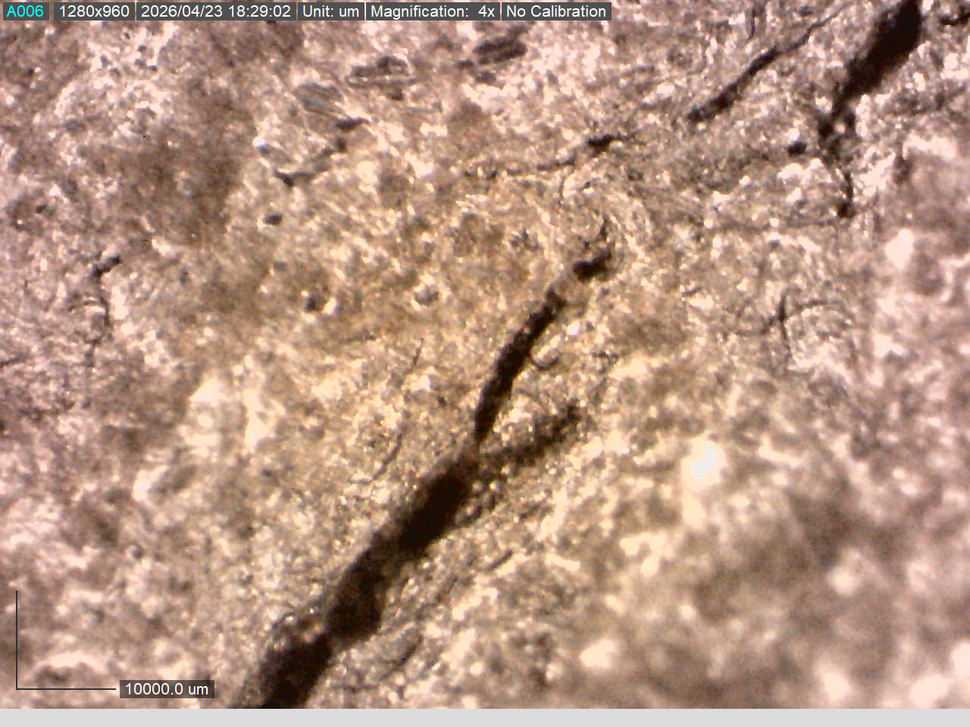
#> input picture images/aa-05.tif, 970 x 727 px, shrunk from 1280 x 960 before the run, found by its file name
$ python matched_filter_ccd.py   (older library calls are emulated)
#> lines starting #> are read from the running program, lines starting #| are printed output that depends on the picture; after the words box and inside, x2 and y2 are one past the last pixel; in counts of white or black regions, pixels touching at a corner belong together
import cv2
import numpy as np
import matplotlib.pyplot as plt

image_names = [
    # "cc-8.tif",
    # "aa-00.tif",
    # "aa-01.tif",
    # "aa-02.tif",
    # "aa-03.tif",
    # "aa-04.tif",
    "aa-05.tif",
    "aa-06.tif",
    "aa-07.tif",
    "aa-08.tif",
    "aa-09.tif",
    # "aa-10.tif",
    # "aa-11.tif",
]


def generate_kernels(
    sigma: float = 2.0, L: int = 9, angle_step: int = 15
) -> list[np.ndarray]:
    """
    Generates zero-mean Gaussian matched filter kernels.
    """
#> called with sigma = 8, L = 36, angle_step = 15
    templates = []

    half_x = int(np.ceil(3 * sigma))
    half_y = int(np.ceil(L / 2))
    grid_size = max(half_x, half_y) + 2

    y, x = np.mgrid[-grid_size : grid_size + 1, -grid_size : grid_size + 1]

    for angle in range(0, 180, angle_step):
        theta = np.deg2rad(angle)

        x_rot = x * np.cos(theta) - y * np.sin(theta)
        y_rot = x * np.sin(theta) + y * np.cos(theta)

        mask = (np.abs(x_rot) <= 3 * sigma) & (np.abs(y_rot) <= L / 2)

        kernel = np.zeros_like(x, dtype=np.float32)
        kernel[mask] = -np.exp(-(x_rot[mask] ** 2) / (2 * sigma**2))

        mean_val = np.mean(kernel[mask])
        kernel[mask] = kernel[mask] - mean_val

        templates.append(kernel)

    return templates


def apply_matched_filter(
    image_path: str, templates: list[np.ndarray], threshold: float = 0.50
):
    """
    Loads image, applies matched filter templates, thresholds result.
    """
#> called with image_path = 'aa-05.tif', threshold = 0.5
    img = cv2.imread(f"images/{image_path}", cv2.IMREAD_GRAYSCALE)
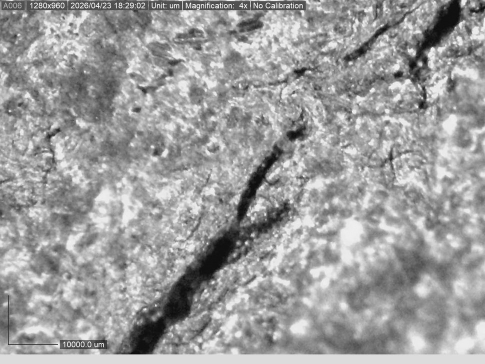
#> img: shape (727, 970) (shown at 1/2 size); min 4, max 255, mean 156.6
    if img is None:
        print(f"Warning: Could not load {image_path}. Skipping.")
        return None, None

    img_blur = cv2.blur(img, (5, 5)).astype(np.float32)
    max_response = np.zeros_like(img_blur)

    for kernel in templates:
        response = cv2.filter2D(img_blur, cv2.CV_32F, kernel)
        max_response = np.maximum(max_response, response)
#> this loop made 12 passes
#> pass 1, in apply_matched_filter, `response = cv2.filter2D(img_blur, cv2.CV_32F, kernel)`:
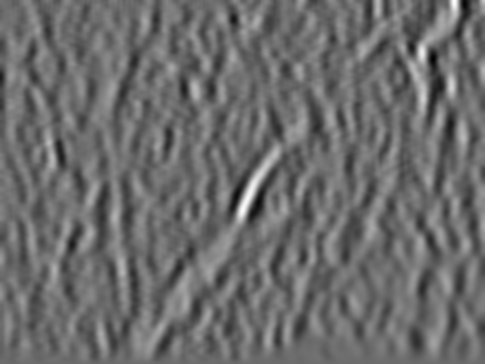
#> response: shape (727, 970) float32 (shown at 1/2 size); min -23920.9, max 32579.9, mean 0; drawn with min black and max white
#> pass 1, in apply_matched_filter, `max_response = np.maximum(max_response, response)`:
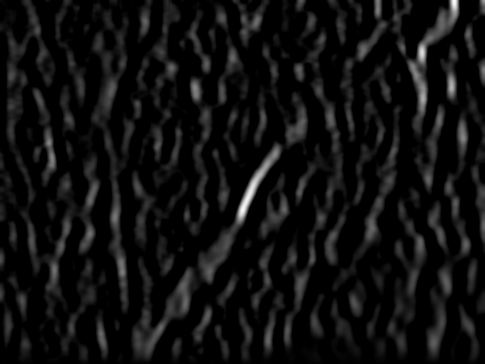
#> max_response: shape (727, 970) float32 (shown at 1/2 size); min 0, max 32579.9, mean 2038.4; drawn with min black and max white
#> after the loop:
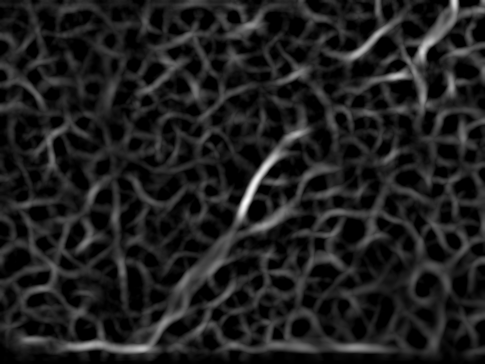
#> max_response: shape (727, 970) float32 (shown at 1/2 size); min 0, max 37340.6, mean 4559.1; drawn with min black and max white

    dst_array = np.zeros_like(max_response)
    normalized_response = cv2.normalize(
        max_response, dst_array, 0.0, 1.0, cv2.NORM_MINMAX
    )

    _, binary_crack = cv2.threshold(
        normalized_response, threshold, 1.0, cv2.THRESH_BINARY
    )
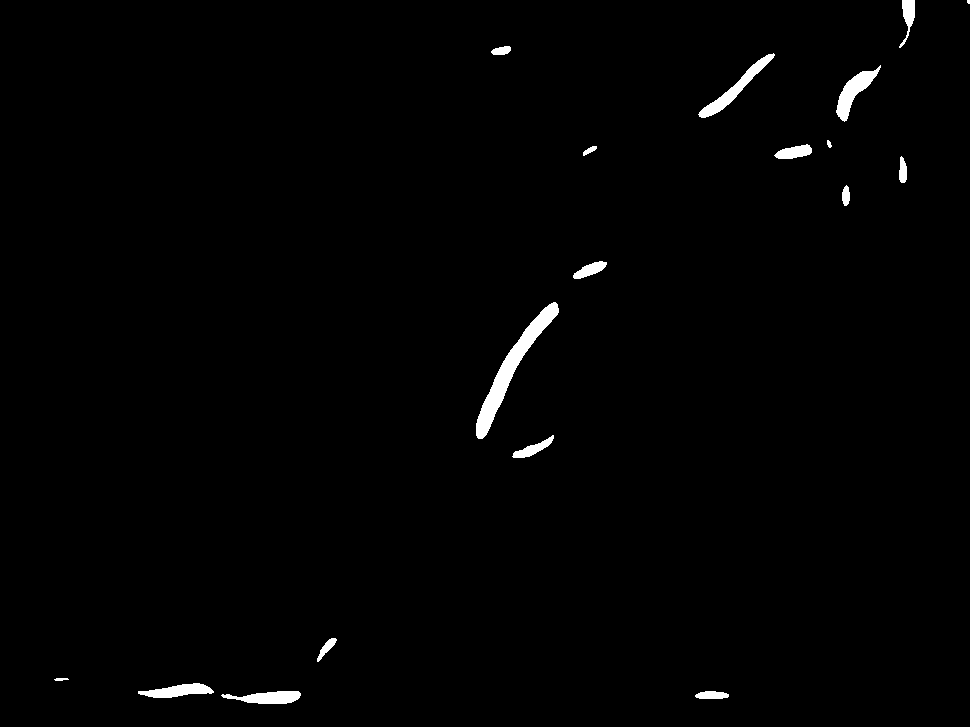
#> binary_crack: shape (727, 970) float32; values 0 (black) and 1 (white), 1.1% white; 18 white regions (1 under 20 px), largest, box (x1, y1, x2, y2) and area: (476, 302, 559, 439) 2228, (698, 53, 775, 118) 920, (836, 65, 881, 122) 860

    return (binary_crack * 255).astype(np.uint8), max_response

def ccd(binary_image, min_size=50):
    """
    Remove noise by filtering small connected components.
    """
#> called with min_size = 100
    num_lables, labels = cv2.connectedComponents(binary_image)
#> labels: shape (727, 970) int32; 19 distinct labels, from 0 to 18
#> num_lables = 19

    cleaned = np.zeros_like(binary_image)
    for label in range(1, num_lables):
        component_mask = (labels == label)
        if np.sum(component_mask) >= min_size:
            cleaned[component_mask] = 255

    return cleaned


def setup_plot(
    image_name: str,
    templates_large: list[np.ndarray],
) -> None:
    """
    Processes the image and plots the original vs both large-crack detection methods.
    """
    result_large_kernel, _ = apply_matched_filter(image_name, templates_large)

    if result_large_kernel is None:
        return

    cleaned = ccd(result_large_kernel, min_size=100)

    if cleaned is None:
        return

    plt.figure(figsize=(15, 5))
    orig = cv2.imread(f"images/{image_name}", cv2.IMREAD_COLOR_RGB)

    assert orig is not None

    orig[cleaned == 255] = [255, 0, 0] # red
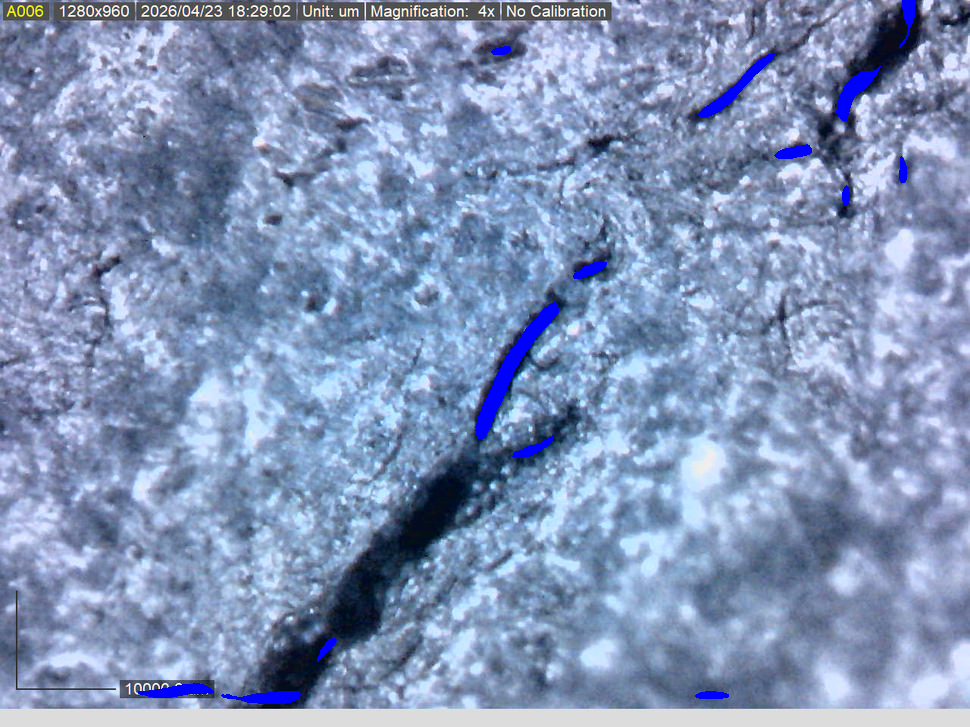
#> orig: shape (727, 970, 3); mean B, G, R 184.1, 148.2, 130.1

    plt.subplot(1, 2, 1)
    plt.title(f"Original: {image_name}")
    plt.imshow(orig, cmap="gray")
    plt.axis("off")

    plt.subplot(1, 2, 2)
    plt.title("Bigger Kernel (sigma=4.0, L=18)")
    plt.imshow(cleaned, cmap="gray")
    plt.axis("off")

    plt.tight_layout()
    plt.savefig(f"figures/matched-filter-ccd/{image_name}_Template.png")


if __name__ == "__main__":
    assert image_names is not None, "image_names is not instantiated."
    assert len(image_names) > 0, "No image names were provided"
    assert len(image_names) <= 5, "Please limit the number of images to 5"

    """
    ==================== CONVOLUTION KERNELS ====================
    """
    # standard templates for downsampled image
    templates = generate_kernels(sigma=8.0, L=36, angle_step=15)

    """
    ==================== EXECUTION ====================
    """
    for filename in image_names:
        setup_plot(filename, templates)
#> pass 2 of the loop `for filename in image_names:`:
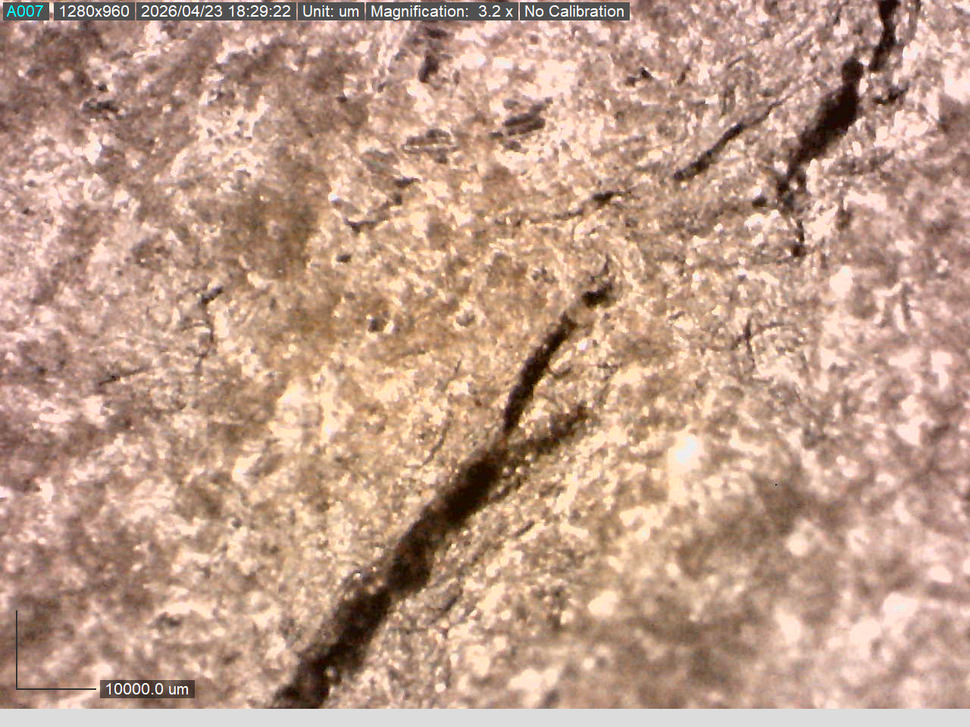
#> input picture images/aa-06.tif, 970 x 727 px, shrunk from 1280 x 960 before the run, found by its file name
#> in apply_matched_filter (call 2), `_, binary_crack = cv2.threshold( normalized_response, threshold, 1.0, ..`:
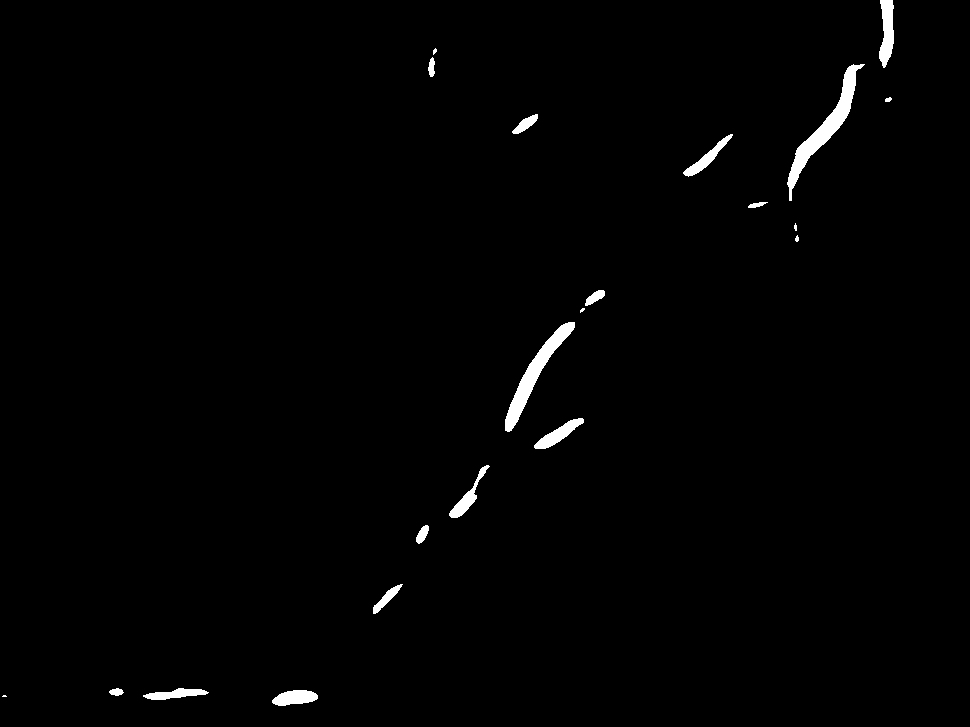
#> binary_crack: shape (727, 970) float32; values 0 (black) and 1 (white), 1.1% white; 21 white regions (4 under 20 px), largest, box (x1, y1, x2, y2) and area: (787, 64, 865, 201) 1915, (505, 322, 575, 432) 1630, (879, 0, 894, 68) 714
#> in setup_plot (call 2), `orig[cleaned == 255] = [255, 0, 0]`:
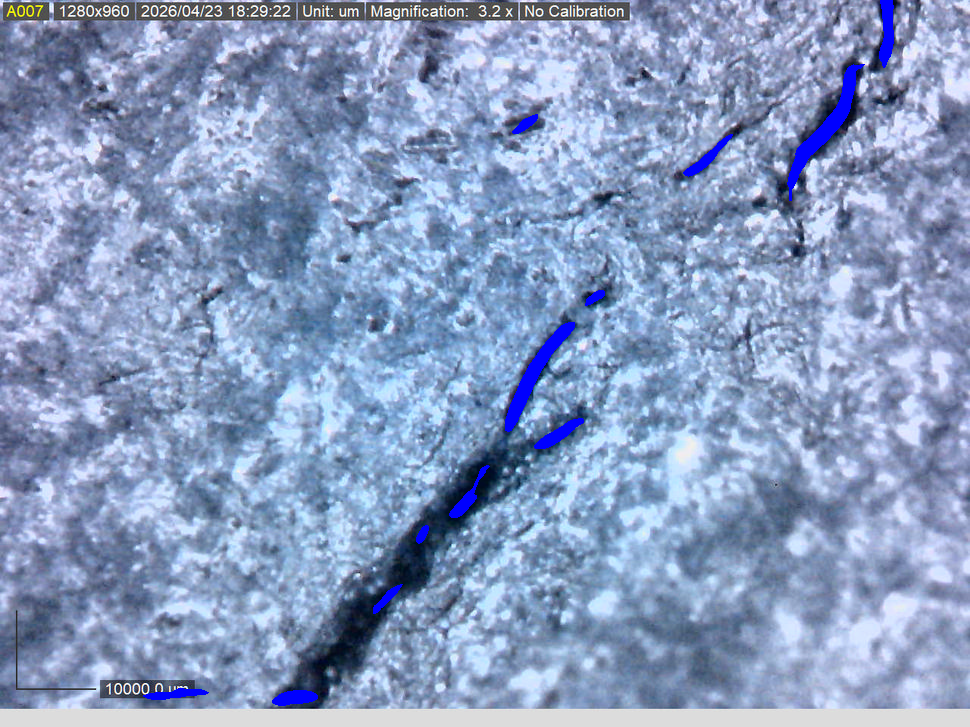
#> orig: shape (727, 970, 3); mean B, G, R 192.3, 155.9, 137
#> pass 3 of the loop `for filename in image_names:`:
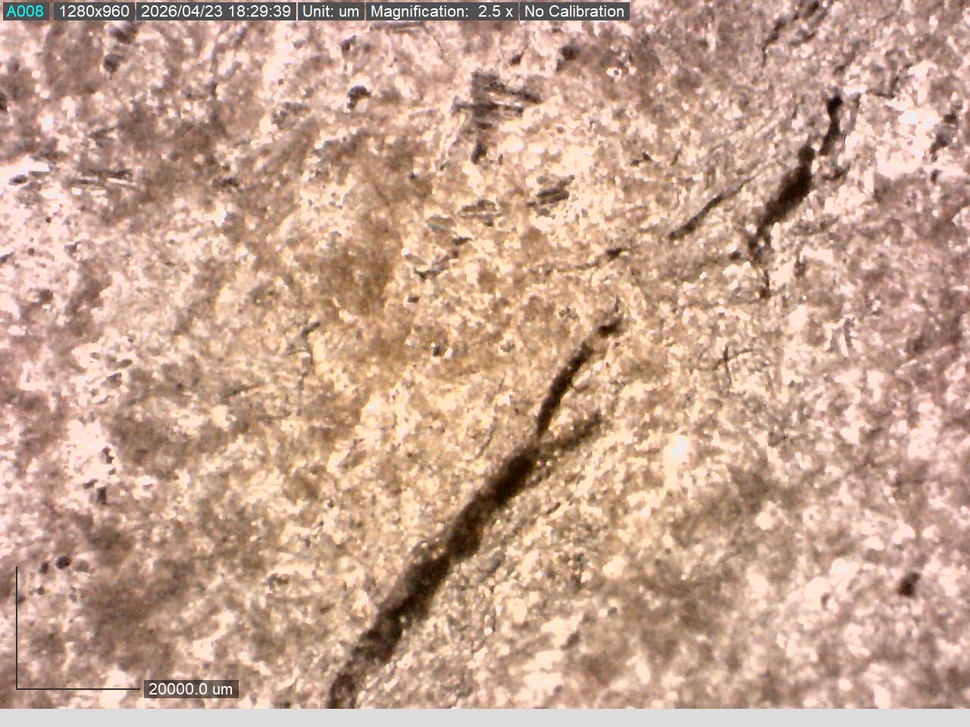
#> input picture images/aa-07.tif, 970 x 727 px, shrunk from 1280 x 960 before the run, found by its file name
#> after the loop in apply_matched_filter (call 3), `for kernel in templates:`:
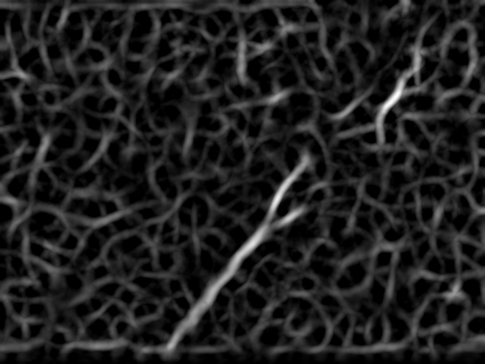
#> max_response: shape (727, 970) float32 (shown at 1/2 size); min 0, max 35591.2, mean 4456.2; drawn with min black and max white
#> in apply_matched_filter (call 3), `_, binary_crack = cv2.threshold( normalized_response, threshold, 1.0, ..`:
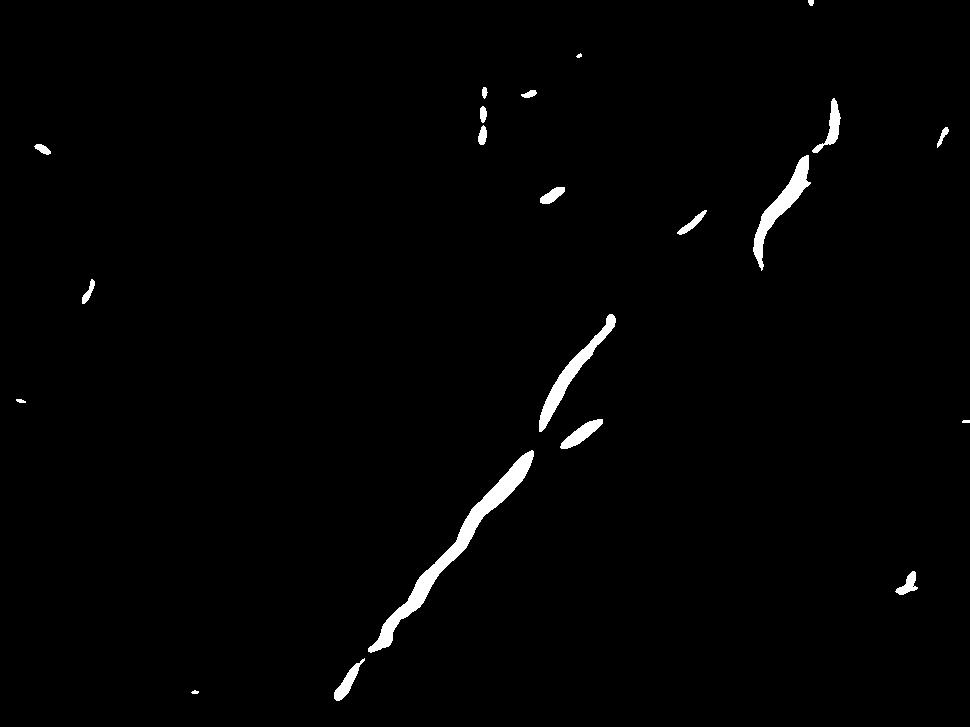
#> binary_crack: shape (727, 970) float32; values 0 (black) and 1 (white), 1.3% white; 21 white regions (1 under 20 px), largest, box (x1, y1, x2, y2) and area: (368, 450, 534, 653) 3513, (753, 155, 811, 271) 1565, (539, 314, 616, 432) 1495
#> the loop made 5 passes; the first 3 are shown

    plt.show()
